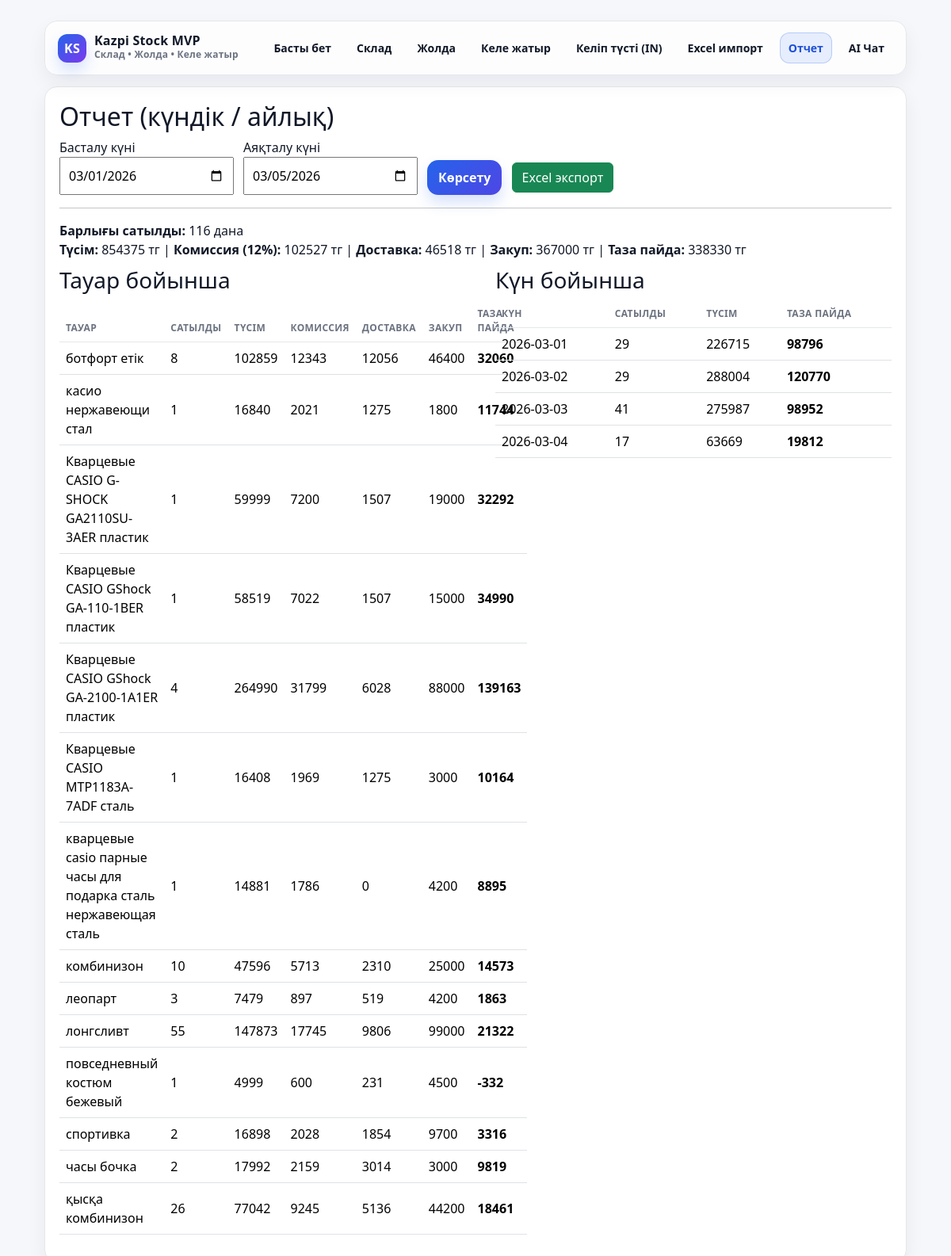
Screenshot of /report with the database file from the repository.
### models.py (models this page shows, shortened)
class StockMovement(db.Model):
    __tablename__ = "stock_movements"
    id = db.Column(db.Integer, primary_key=True)
    product_id = db.Column(db.Integer, db.ForeignKey("products.id"), nullable=False)
    kind = db.Column(db.String(20), nullable=False)
    qty_change = db.Column(db.Integer, nullable=False)
    note = db.Column(db.String(255), nullable=True)
    sale_sum = db.Column(db.Integer, nullable=False, default=0)         # түсім
    delivery_cost = db.Column(db.Integer, nullable=False, default=0)    # доставка (продавец)
    commission_pct = db.Column(db.Integer, nullable=False, default=12)  # комиссия %
    created_at = db.Column(db.DateTime, nullable=False, default=datetime.utcnow)

class Product(db.Model):
    __tablename__ = "products"
    id = db.Column(db.Integer, primary_key=True)
    name = db.Column(db.String(255), nullable=False, unique=True)
    purchase_price = db.Column(db.Integer, nullable=False, default=0)
    stock_qty = db.Column(db.Integer, nullable=False, default=0)
    reserved_qty = db.Column(db.Integer, nullable=False, default=0)
    onway_qty = db.Column(db.Integer, nullable=False, default=0)

### app.py (the view)
@app.route("/report")
def report():
    today = datetime.utcnow().date()
    start_str = request.args.get("start", "")
    end_str = request.args.get("end", "")
    if start_str and end_str:
        try:
            start_d = datetime.strptime(start_str, "%Y-%m-%d").date()
            end_d = datetime.strptime(end_str, "%Y-%m-%d").date()
        except ValueError:
            start_d = today.replace(day=1)
            end_d = today
    else:
        start_d = today.replace(day=1)
        end_d = today
    prod_rows, day_rows, totals = _calc_profit_rows(start_d, end_d)
    return render_template(
        "report.html",
        start=start_d.isoformat(),
        end=end_d.isoformat(),
        prod_rows=prod_rows,
        day_rows=day_rows,
        totals=totals
    )

### templates/report.html
{% extends "base.html" %}
{% block content %}
<h2>Отчет (күндік / айлық)</h2>
<form method="get" action="{{ url_for('report') }}" style="max-width:1100px;">
  <div style="display:flex; gap:12px; align-items:end; flex-wrap:wrap;">
    <div>
      <label>Басталу күні</label><br>
      <input type="date" name="start" value="{{ start }}" style="padding:10px; width:220px;">
    </div>
    <div>
      <label>Аяқталу күні</label><br>
      <input type="date" name="end" value="{{ end }}" style="padding:10px; width:220px;">
    </div>
    <div>
      <button class="btn btn-primary" type="submit">Көрсету</button>
      <a class="btn btn-success"
         href="{{ url_for('report_export', start=start, end=end) }}"
         style="margin-left:8px;">Excel экспорт</a>
    </div>
  </div>
</form>
<hr>
<div style="margin:10px 0;">
  <b>Барлығы сатылды:</b> {{ totals.qty }} дана <br>
  <b>Түсім:</b> {{ totals.revenue }} тг |
  <b>Комиссия (12%):</b> {{ totals.commission }} тг |
  <b>Доставка:</b> {{ totals.delivery }} тг |
  <b>Закуп:</b> {{ totals.cogs }} тг |
  <b>Таза пайда:</b> {{ totals.profit }} тг
</div>
<div style="display:flex; gap:30px; align-items:flex-start; flex-wrap:wrap;">
  <div style="flex:1; min-width:520px;">
    <h3>Тауар бойынша</h3>
    <table class="table">
      <thead>
        <tr>
          <th>Тауар</th>
          <th>Сатылды</th>
          <th>Түсім</th>
          <th>Комиссия</th>
          <th>Доставка</th>
          <th>Закуп</th>
          <th>Таза пайда</th>
        </tr>
      </thead>
      <tbody>
        {% for r in prod_rows %}
        <tr>
          <td>{{ r.name }}</td>
          <td>{{ r.qty }}</td>
          <td>{{ r.revenue }}</td>
          <td>{{ r.commission }}</td>
          <td>{{ r.delivery }}</td>
          <td>{{ r.cogs }}</td>
          <td><b>{{ r.profit }}</b></td>
        </tr>
        {% endfor %}
      </tbody>
    </table>
  </div>
  <div style="flex:1; min-width:420px;">
    <h3>Күн бойынша</h3>
    <table class="table">
      <thead>
        <tr>
          <th>Күн</th>
          <th>Сатылды</th>
          <th>Түсім</th>
          <th>Таза пайда</th>
        </tr>
      </thead>
      <tbody>
        {% for r in day_rows %}
        <tr>
          <td>{{ r.day }}</td>
          <td>{{ r.qty }}</td>
          <td>{{ r.revenue }}</td>
          <td><b>{{ r.profit }}</b></td>
        </tr>
        {% endfor %}
      </tbody>
    </table>
  </div>
</div>
{% endblock %}

### templates/base.html (style rules this page uses)
:root { --bg: #f6f7fb; --card: #ffffff; --text: #111827; --muted: #6b7280; --line: #e5e7eb; --brand: #2563eb; --brand2:#1d4ed8; --shadow: 0 10px 25px rgba(17,24,39,.06); --radius: 16px; }
body { background: var(--bg); color: var(--text); }
.table { --bs-table-bg: transparent; }
.table thead th { font-size: 12px; letter-spacing: .35px; text-transform: uppercase; color: var(--muted); border-bottom: 1px solid var(--line); }
.table tbody td { border-top: 1px solid rgba(229,231,235,.7); vertical-align: middle; }
.btn-primary { background: linear-gradient(135deg, var(--brand), #4f46e5); border: none; box-shadow: 0 10px 18px rgba(37,99,235,.18); border-radius: 14px; font-weight: 700; padding: 10px 14px; }

### rows the page displays
StockMovement: name "ботфорт етік", qty "8", revenue "102859", commission "12343", delivery "12056", cogs "46400", profit "32060"
StockMovement: name "касио нержавеющи стал", qty "1", revenue "16840", commission "2021", delivery "1275", cogs "1800", profit "11744"
StockMovement: name "Кварцевые CASIO G-SHOCK GA2110SU-3AER пластик", qty "1", revenue "59999", commission "7200", delivery "1507", cogs "19000", profit "32292"
StockMovement: name "Кварцевые CASIO GShock GA-110-1BER пластик", qty "1", revenue "58519", commission "7022", delivery "1507", cogs "15000", profit "34990"
StockMovement: name "Кварцевые CASIO GShock GA-2100-1A1ER пластик", qty "4", revenue "264990", commission "31799", delivery "6028", cogs "88000", profit "139163"
StockMovement: name "Кварцевые CASIO МТР1183A-7ADF сталь", qty "1", revenue "16408", commission "1969", delivery "1275", cogs "3000", profit "10164"
StockMovement: name "кварцевые casio парные часы для подарка сталь нержавеющая сталь", qty "1", revenue "14881", commission "1786", delivery "0", cogs "4200", profit "8895"
StockMovement: name "комбинизон", qty "10", revenue "47596", commission "5713", delivery "2310", cogs "25000", profit "14573"
StockMovement: name "леопарт", qty "3", revenue "7479", commission "897", delivery "519", cogs "4200", profit "1863"
StockMovement: name "лонгсливт", qty "55", revenue "147873", commission "17745", delivery "9806", cogs "99000", profit "21322"
StockMovement: name "повседневный костюм бежевый", qty "1", revenue "4999", commission "600", delivery "231", cogs "4500", profit "-332"
StockMovement: name "спортивка", qty "2", revenue "16898", commission "2028", delivery "1854", cogs "9700", profit "3316"
StockMovement: name "часы бочка", qty "2", revenue "17992", commission "2159", delivery "3014", cogs "3000", profit "9819"
StockMovement: name "қысқа комбинизон", qty "26", revenue "77042", commission "9245", delivery "5136", cogs "44200", profit "18461"

### other values shown
{{ totals.qty }} "116"
{{ totals.revenue }} "854375"
{{ totals.commission }} "102527"
{{ totals.delivery }} "46518"
{{ totals.cogs }} "367000"
{{ totals.profit }} "338330"
{{ r.day }} "2026-03-01" "2026-03-02" "2026-03-03" "2026-03-04"
{{ r.qty }} "29" "29" "41" "17"
{{ r.revenue }} "226715" "288004" "275987" "63669"
{{ r.profit }} "98796" "120770" "98952" "19812"
